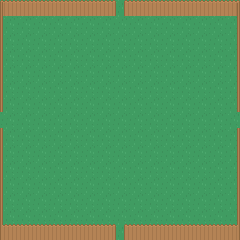

The image is a tile-based game level rendered from a .tmx file. Its description and complete source (layers, tilesets, objects, tile grids) follow:
An orthogonal 15x15 tile map with 16x16 px tiles, 2 tile layers (Background, Foreground) and 4 objects (4x exit).

<map version="1.0" tiledversion="1.0.2" orientation="orthogonal" renderorder="right-down" width="15" height="15" tilewidth="16" tileheight="16" nextobjectid="2">
 <tileset firstgid="1" source="tileset.tsx" />
 <layer name="Background" width="15" height="15">
  <properties>
   <property name="layer" value="background" />
   <property name="nocollide" value="true" />
   <property name="tileset" value="tileset" />
  </properties>
  <data encoding="csv">
964,964,964,964,964,964,964,964,964,964,964,964,964,964,964,
964,964,964,964,964,964,964,964,964,964,964,964,964,964,964,
964,964,964,964,964,964,964,964,964,964,964,964,964,964,964,
964,964,964,964,964,964,964,964,964,964,964,964,964,964,964,
964,964,964,964,964,964,964,964,964,964,964,964,964,964,964,
964,964,964,964,964,964,964,964,964,964,964,964,964,964,964,
964,964,964,964,964,964,964,964,964,964,964,964,964,964,964,
964,964,964,964,964,964,964,964,964,964,964,964,964,964,964,
964,964,964,964,964,964,964,964,964,964,964,964,964,964,964,
964,964,964,964,964,964,964,964,964,964,964,964,964,964,964,
964,964,964,964,964,964,964,964,964,964,964,964,964,964,964,
964,964,964,964,964,964,964,964,964,964,964,964,964,964,964,
964,964,964,964,964,964,964,964,964,964,964,964,964,964,964,
964,964,964,964,964,964,964,964,964,964,964,964,964,964,964,
964,964,964,964,964,964,964,964,964,964,964,964,964,964,964
</data>
 </layer>
 <layer name="Foreground" width="15" height="15">
  <properties>
   <property name="layer" value="foreground" />
   <property name="tileset" value="tileset" />
  </properties>
  <data encoding="csv">
540,615,615,615,615,615,615,576,615,615,615,615,615,615,542,
577,0,0,0,0,0,0,0,0,0,0,0,0,0,579,
577,0,0,0,0,0,0,0,0,0,0,0,0,0,579,
577,0,0,0,0,0,0,0,0,0,0,0,0,0,579,
577,0,0,0,0,0,0,0,0,0,0,0,0,0,579,
577,0,0,0,0,0,0,0,0,0,0,0,0,0,579,
577,0,0,0,0,0,0,0,0,0,0,0,0,0,579,
0,0,0,0,0,0,0,0,0,0,0,0,0,0,0,
577,0,0,0,0,0,0,0,0,0,0,0,0,0,579,
577,0,0,0,0,0,0,0,0,0,0,0,0,0,579,
577,0,0,0,0,0,0,0,0,0,0,0,0,0,579,
577,0,0,0,0,0,0,0,0,0,0,0,0,0,579,
577,0,0,0,0,0,0,0,0,0,0,0,0,0,579,
577,0,0,0,0,0,0,0,0,0,0,0,0,0,579,
614,615,615,615,615,615,615,576,615,615,615,615,615,615,616
</data>
 </layer>
 <objectgroup name="Objects">
  <properties>
   <property name="tileset" value="tileset" />
  </properties>
  <object id="14" name="Exit_Left" type="exit" x="-8" y="112" width="3" height="16">
   <properties>
    <property name="direction" value="left" />
   </properties>
  </object>
  <object id="10" name="Exit_Down" type="exit" x="112" y="245" width="16" height="3">
   <properties>
    <property name="direction" value="down" />
   </properties>
  </object>
  <object id="13" name="Exit_Right" type="exit" x="245" y="112" width="3" height="16">
   <properties>
    <property name="direction" value="right" />
   </properties>
  </object>
  <object id="12" name="Exit_Up" type="exit" x="112" y="-8" width="16" height="3">
   <properties>
    <property name="direction" value="up" />
   </properties>
  </object>
 </objectgroup>
</map>